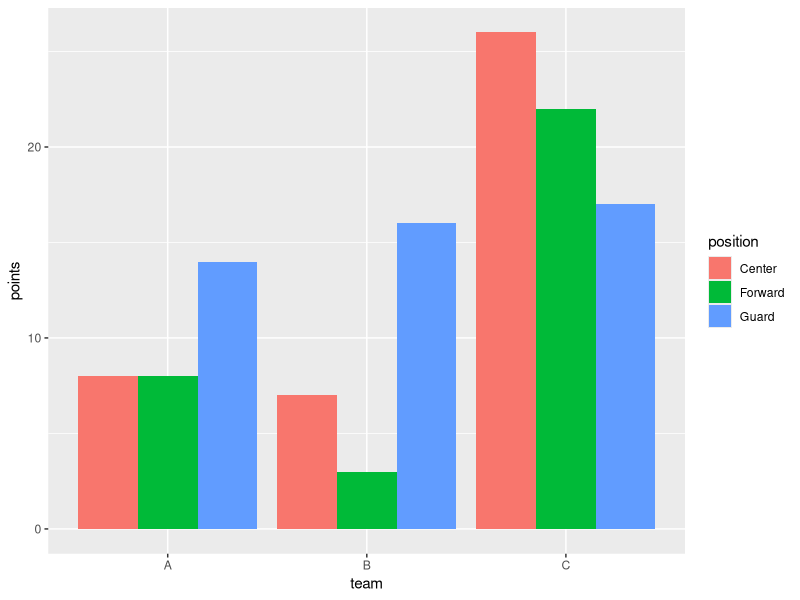
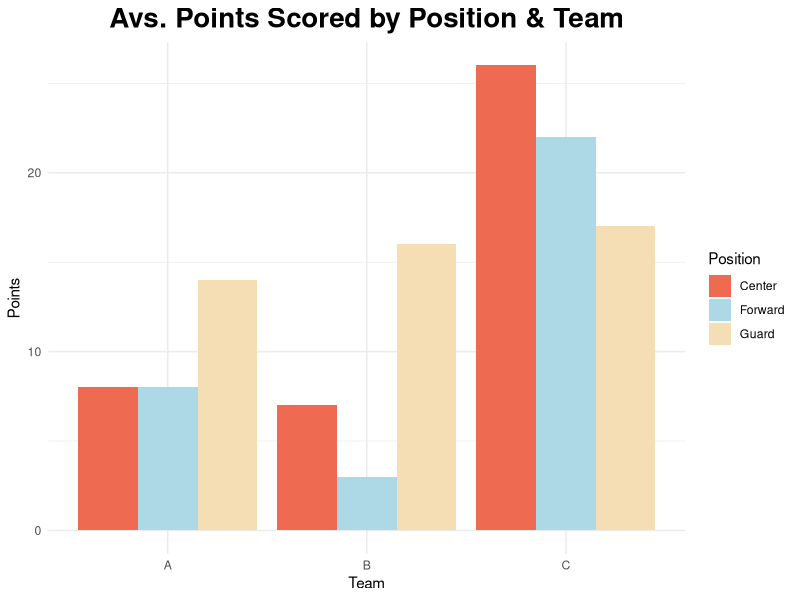
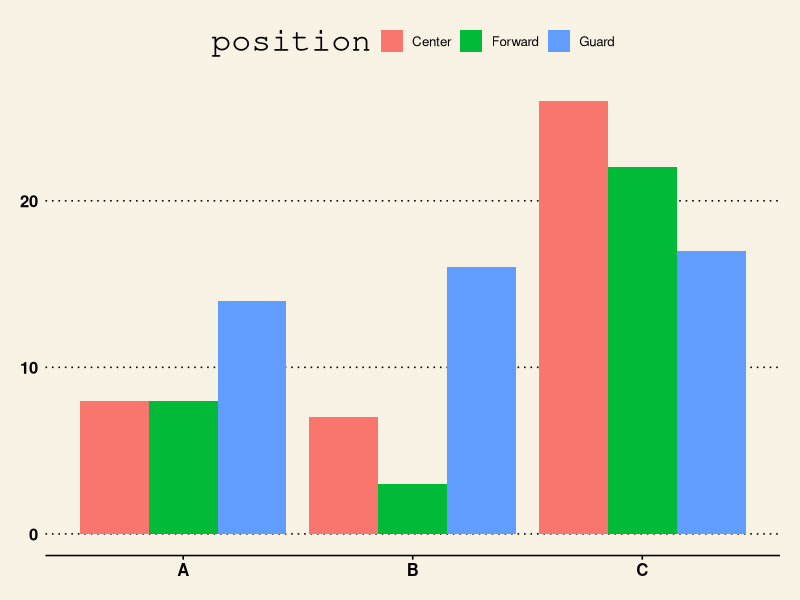

Source code (R) for these figures, in order:
# grouped barplot in ggplot2
# create data frame
df <- data.frame(team=rep(c("A", "B", "C"), each=3),
                 position=rep(c("Guard", "Forward", "Center"), times=3),
                 points=c(14, 8, 8, 16, 3, 7, 17, 22, 26))

# view data frame
df

# load package
library("ggplot2")

ggplot(df, aes(fill=position, y=points, x=team)) +
  geom_bar(position = "dodge", stat="identity")

# customizing a grouped barplot
library("ggplot2")
ggplot(df, aes(fill=position, x=team, y=points)) +
  geom_bar(position="dodge", stat="identity") +
  theme_minimal() +
  labs(x = "Team", y ="Points", title = "Avs. Points Scored by Position & Team") +
  theme(plot.title = element_text(hjust = 0.5, size=20, face="bold")) + 
  scale_fill_manual("Position", values=c("coral2", "lightblue", "wheat"))

# using wall street journal theme from ggthemes
install.packages("ggthems")
library("ggplot2")
library("ggthemes")

ggplot(df, aes(fill=position, x=team, y=points)) + 
  geom_bar(position="dodge", stat="identity") +
  theme_wsj()
